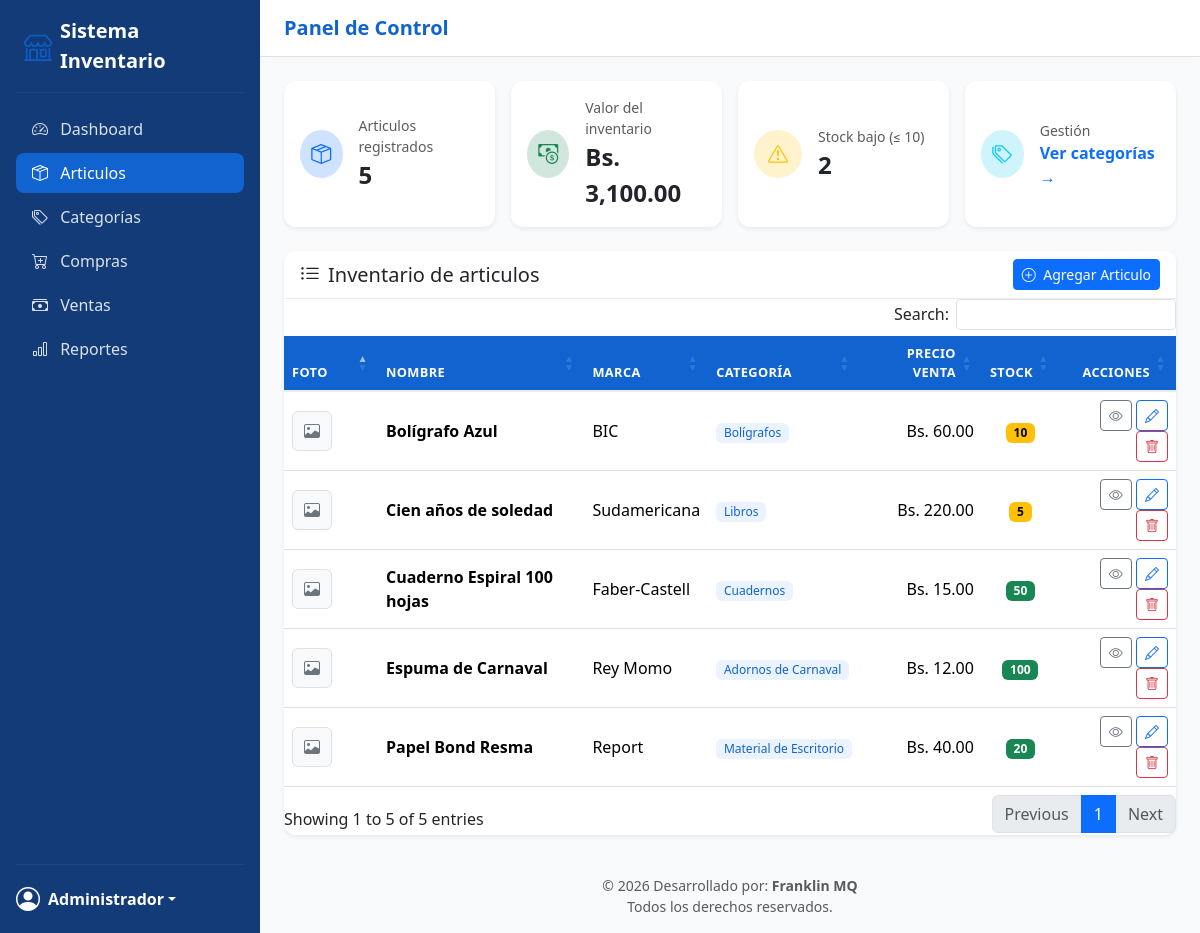
/index.php?action=articulos (signed in), run on the app's committed database.
### tables this page shows
CREATE TABLE articulos (
    id INT AUTO_INCREMENT PRIMARY KEY,
    nombre VARCHAR(200) NOT NULL,
    descripcion TEXT NULL,
    categoria_id INT NULL,
    precio_compra DECIMAL(10,2) NOT NULL DEFAULT 0,
    precio_venta DECIMAL(10,2) NOT NULL DEFAULT 0,
    stock INT NOT NULL DEFAULT 0,
    marca_id INT NULL,
    imagen VARCHAR(255) NULL,
    creado_en TIMESTAMP DEFAULT CURRENT_TIMESTAMP,
    FOREIGN KEY (categoria_id) REFERENCES categorias(id) ON DELETE SET NULL,
    FOREIGN KEY (marca_id) REFERENCES marcas(id) ON DELETE SET NULL
);

CREATE TABLE marcas (
    id INT AUTO_INCREMENT PRIMARY KEY,
    nombre VARCHAR(100) NOT NULL UNIQUE
);

CREATE TABLE categorias (
    id INT AUTO_INCREMENT PRIMARY KEY,
    nombre VARCHAR(100) NOT NULL,
    parent_id INT NULL,
    FOREIGN KEY (parent_id) REFERENCES categorias(id) ON DELETE SET NULL
);

### app/core/Controller.php (called while the page is built, shortened)
<?php
class Controller
{
    protected function render(string $view, array $data = []): void
    {
        extract($data);
        $viewPath = __DIR__ . "/../views/{$view}.php";
        require __DIR__ . '/../views/layout/header.php';
        require $viewPath;
        require __DIR__ . '/../views/layout/footer.php';
    }
}

### app/controllers/ArticuloController.php (called while the page is built, shortened)
<?php
require_once __DIR__ . '/../core/Controller.php';
require_once __DIR__ . '/../models/Articulo.php';
class ArticuloController extends Controller
{
    private Articulo $articuloModel;
    private Categoria $categoriaModel;
    private Marca $marcaModel;
    public function __construct()
    {
        $this->articuloModel  = new Articulo();
        $this->categoriaModel = new Categoria();
        $this->marcaModel     = new Marca();
    }
    public function index(): void
    {
        $busqueda  = $_GET['q'] ?? '';
        $articulos = $this->articuloModel->obtenerTodos($busqueda);
        $this->render('articulos/index', [
            'articulos'  => $articulos,
            'busqueda'   => $busqueda,
            'total'      => $this->articuloModel->totalArticulos(),
            'valorInv'   => $this->articuloModel->valorInventario(),
            'stockBajo'  => $this->articuloModel->stockBajo(),
            'categorias' => $this->categoriaModel->obtenerTodas(),
            'marcas'     => $this->marcaModel->obtenerTodas(),
            'errores'    => [],
            'old'        => [],
            'show_modal' => false,
        ]);
    }
}

### app/config/database.php (called while the page is built)
<?php
return [
    'host'    => 'localhost',
    'dbname'  => 'libreria_inventario',
    'user'    => 'root',
    'pass'    => '',
    'charset' => 'utf8mb4',
];

### app/core/Database.php (called while the page is built)
<?php
class Database
{
    private static ?PDO $instance = null;
    public static function getConnection(): PDO
    {
        if (self::$instance === null) {
            $config = require __DIR__ . '/../config/database.php';
            $dsn = "mysql:host={$config['host']};dbname={$config['dbname']};charset={$config['charset']}";
            try {
                self::$instance = new PDO($dsn, $config['user'], $config['pass'], [
                    PDO::ATTR_ERRMODE            => PDO::ERRMODE_EXCEPTION,
                    PDO::ATTR_DEFAULT_FETCH_MODE => PDO::FETCH_ASSOC,
                    PDO::ATTR_EMULATE_PREPARES   => false,
                ]);
            } catch (PDOException $e) {
                die('Error de conexión a la base de datos: ' . $e->getMessage());
            }
        }
        return self::$instance;
    }
}

### app/models/Articulo.php (called while the page is built, shortened)
<?php
require_once __DIR__ . '/../core/Database.php';
class Articulo
{
    private PDO $db;
    public function __construct()
    {
        $this->db = Database::getConnection();
    }
    public function obtenerTodos(string $busqueda = ''): array
    {
        $sql = "SELECT p.*, c.nombre AS categoria_nombre, m.nombre AS marca_nombre
                FROM articulos p
                LEFT JOIN categorias c ON c.id = p.categoria_id
                LEFT JOIN marcas m ON m.id = p.marca_id";
        $params = [];
        $sql .= " ORDER BY p.nombre ASC";
        $stmt = $this->db->prepare($sql);
        $stmt->execute($params);
        return $stmt->fetchAll();
    }
}

### app/views/articulos/index.php (the view, shortened to what this page needs)
<div class="row g-3 mb-4">
    <div class="col-sm-6 col-lg-3">
        <div class="card stat-card shadow-sm h-100">
            <div class="card-body d-flex align-items-center gap-3">
                <div class="stat-icon bg-primary-subtle text-primary"><i class="bi bi-box-seam"></i></div>
                <div>
                    <div class="text-muted small">Articulos registrados</div>
                    <div class="fs-4 fw-bold"><?= (int) $total ?></div>
                </div>
            </div>
        </div>
    </div>
    <div class="col-sm-6 col-lg-3">
        <div class="card stat-card shadow-sm h-100">
            <div class="card-body d-flex align-items-center gap-3">
                <div class="stat-icon bg-success-subtle text-success"><i class="bi bi-cash-coin"></i></div>
                <div>
                    <div class="text-muted small">Valor del inventario</div>
                    <div class="fs-4 fw-bold">Bs. <?= number_format((float) $valorInv, 2) ?></div>
                </div>
            </div>
        </div>
    </div>
    <div class="col-sm-6 col-lg-3">
        <div class="card stat-card shadow-sm h-100">
            <div class="card-body d-flex align-items-center gap-3">
                <div class="stat-icon bg-warning-subtle text-warning"><i class="bi bi-exclamation-triangle"></i></div>
                <div>
                    <div class="text-muted small">Stock bajo (&le; 10)</div>
                    <div class="fs-4 fw-bold"><?= count($stockBajo) ?></div>
                </div>
            </div>
        </div>
    </div>
    <div class="col-sm-6 col-lg-3">
        <div class="card stat-card shadow-sm h-100">
            <div class="card-body d-flex align-items-center gap-3">
                <div class="stat-icon bg-info-subtle text-info"><i class="bi bi-tags"></i></div>
                <div>
                    <div class="text-muted small">Gestión</div>
                    <a href="index.php?action=categorias" class="fw-semibold text-decoration-none">Ver categorías &rarr;</a>
                </div>
            </div>
        </div>
    </div>
</div>
<div class="card shadow-sm">
    <div class="card-header bg-white d-flex flex-wrap justify-content-between align-items-center gap-2">
        <h5 class="mb-0"><i class="bi bi-list-ul me-2"></i>Inventario de articulos</h5>
        <div class="d-flex gap-2">
            <button type="button" class="btn btn-primary btn-sm text-nowrap" data-bs-toggle="modal" data-bs-target="#modalNuevoArticulo">
                <i class="bi bi-plus-circle me-1"></i> Agregar Articulo
            </button>
        </div>
    </div>
    <div class="table-responsive">
        <table class="table table-hover align-middle mb-0 table-datatable">
            <thead class="table-light">
                <tr>
                    <th style="width: 60px;">Foto</th>
                    <th>Nombre</th>
                    <th>Marca</th>
                    <th>Categoría</th>
                    <th class="text-end">Precio Venta</th>
                    <th class="text-center">Stock</th>
                    <th class="text-end">Acciones</th>
                </tr>
            </thead>
            <tbody>
                <?php foreach ($articulos as $articulo): ?>
                        <tr>
                            <td>
                                <?php if (!empty($articulo['imagen'])): ?>
                                    <img src="uploads/<?= htmlspecialchars($articulo['imagen']) ?>" alt="Foto" style="width: 40px; height: 40px; object-fit: contain; cursor: pointer;" class="rounded border bg-white p-1" data-bs-toggle="modal" data-bs-target="#modalPreview" data-img-src="uploads/<?= htmlspecialchars($articulo['imagen']) ?>" data-img-title="<?= htmlspecialchars($articulo['nombre']) ?>" title="Clic para ver previa">
                                <?php else: ?>
                                    <div class="bg-light border rounded d-flex align-items-center justify-content-center text-secondary" style="width: 40px; height: 40px;">
                                        <i class="bi bi-image"></i>
                                    </div>
                                <?php endif; ?>
                            </td>
                            <td class="fw-semibold"><?= htmlspecialchars($articulo['nombre']) ?></td>
                            <td><?= htmlspecialchars($articulo['marca_nombre'] ?? '') ?></td>
                            <td>
                                <?php if ($articulo['categoria_nombre']): ?>
                                    <span class="badge badge-cat"><?= htmlspecialchars($articulo['categoria_nombre']) ?></span>
                                <?php else: ?>
                                    <span class="text-muted">—</span>
                                <?php endif; ?>
                            </td>
                            <td class="text-end">Bs. <?= number_format((float) $articulo['precio_venta'], 2) ?></td>
                            <td class="text-center">
                                <span class="badge <?= $articulo['stock'] <= 10 ? 'text-bg-warning' : 'text-bg-success' ?>">
                                    <?= (int) $articulo['stock'] ?>
                                </span>
                            </td>
                            <td class="text-end">
                                <a href="index.php?action=articulo-ver&id=<?= $articulo['id'] ?>"
                                   class="btn btn-sm btn-outline-secondary" title="Ver">
                                    <i class="bi bi-eye"></i>
                                </a>
                                <a href="index.php?action=articulo-editar&id=<?= $articulo['id'] ?>"
                                   class="btn btn-sm btn-outline-primary" title="Editar">
                                    <i class="bi bi-pencil"></i>
                                </a>
                                <form action="index.php?action=articulo-eliminar&id=<?= $articulo['id'] ?>" method="post"
                                      class="d-inline" onsubmit="return confirm('¿Eliminar este articulo del inventario?');">
                                    <button type="submit" class="btn btn-sm btn-outline-danger" title="Eliminar">
                                        <i class="bi bi-trash"></i>
                                    </button>
                                </form>
                            </td>
                        </tr>
                    <?php endforeach; ?>
            </tbody>
        </table>
    </div>
</div>

### public/index.php (shortened to what this page needs)
<?php
require_once __DIR__ . '/../app/controllers/ArticuloController.php';
$action = $_GET['action'] ?? 'login';
try {
    switch ($action) {
        case 'articulos':
            (new ArticuloController())->index();
            break;
    }
} catch (Throwable $e) {
    http_response_code(500);
    echo 'Ocurrió un error: ' . htmlspecialchars($e->getMessage());
}

### app/views/layout/header.php (shortened to what this page needs)
<!DOCTYPE html>
<html lang="es">
<head>
    <link href="https://cdn.jsdelivr.net/npm/bootstrap@5.3.3/dist/css/bootstrap.min.css" rel="stylesheet">
    <link rel="stylesheet" href="https://cdn.jsdelivr.net/npm/bootstrap-icons@1.11.3/font/bootstrap-icons.css">
    <link rel="stylesheet" href="https://cdn.datatables.net/1.13.6/css/dataTables.bootstrap5.min.css">
    <link rel="stylesheet" href="assets/css/style.css">
</head>
<div class="d-flex flex-row min-vh-100">
    <aside class="app-sidebar d-flex flex-column flex-shrink-0 p-3 text-white">
        <a href="index.php?action=articulos" class="d-flex align-items-center mb-3 mb-md-0 me-md-auto text-white text-decoration-none px-2 gap-2">
            <i class="bi bi-shop fs-3" style="color: var(--brand-accent);"></i>
            <span class="fs-5 fw-bold">Sistema <strong>Inventario</strong></span>
        </a>
        <hr style="border-color: rgba(255,255,255,0.2);">
        <ul class="nav nav-pills flex-column mb-auto gap-1">
            <li class="nav-item">
                <a href="index.php?action=dashboard" class="nav-link <?= ($_GET['action'] ?? '') === 'dashboard' ? 'active' : '' ?>" aria-current="page">
                    <i class="bi bi-speedometer2 me-2"></i> Dashboard
                </a>
            </li>
            <li class="nav-item">
                <a href="index.php?action=articulos" class="nav-link <?= ($_GET['action'] ?? '') === 'articulos' ? 'active' : '' ?>" aria-current="page">
                    <i class="bi bi-box-seam me-2"></i> Articulos
                </a>
            </li>
            <li>
                <a href="index.php?action=categorias" class="nav-link <?= ($_GET['action'] ?? '') === 'categorias' ? 'active' : '' ?>">
                    <i class="bi bi-tags me-2"></i> Categorías
                </a>
            </li>
            <li>
                <a href="index.php?action=compras" class="nav-link <?= strpos($_GET['action'] ?? '', 'compra') === 0 ? 'active' : '' ?>">
                    <i class="bi bi-cart-plus me-2"></i> Compras
                </a>
            </li>
            <li>
                <a href="index.php?action=ventas" class="nav-link <?= strpos($_GET['action'] ?? '', 'venta') === 0 ? 'active' : '' ?>">
                    <i class="bi bi-cash-stack me-2"></i> Ventas
                </a>
            </li>
            <li>
                <a href="#" class="nav-link">
                    <i class="bi bi-bar-chart me-2"></i> Reportes
                </a>
            </li>
        </ul>
        <hr style="border-color: rgba(255,255,255,0.2);">
        <div class="dropdown">
            <a href="#" class="d-flex align-items-center text-white text-decoration-none dropdown-toggle" id="dropdownUser" data-bs-toggle="dropdown" aria-expanded="false">
                <i class="bi bi-person-circle fs-4 me-2"></i>
                <strong><?= htmlspecialchars($_SESSION['user_name'] ?? 'Usuario') ?></strong>
            </a>
        </div>
    </aside>
    <div class="d-flex flex-column flex-grow-1" style="min-width: 0; background-color: var(--bg-soft);">
        <header class="app-topbar py-3 px-4 d-flex justify-content-between align-items-center border-bottom bg-white sticky-top">
            <h5 class="mb-0 text-dark fw-bold" style="color: var(--brand-primary) !important;">
                <?= ($_GET['action'] ?? '') === 'dashboard' ? 'Dashboard' : 'Panel de Control' ?>
            </h5>
        </header>
        <main class="container-fluid px-4 py-4 flex-grow-1">

### app/views/layout/footer.php (shortened to what this page needs)
<?php if (!isset($isAuthPage) || !$isAuthPage): ?>
        </main>
        <footer class="text-center text-muted py-3 small mt-auto">
            &copy; <?= date('Y') ?> Desarrollado por: <b>Franklin MQ</b>
            <br>Todos los derechos reservados.
        </footer>
    </div>
</div>
<?php endif; ?>
</body>
</html>

### public/assets/css/style.css (style rules this page uses)
:root { --brand-dark: #123B78; --brand-primary: #1164CF; --brand-hover: #1C4689; --brand-accent: #0F5CC7; --bg-soft: #F8FAFC; --text-gray: #667085; }
.app-sidebar { background-color: var(--brand-dark); width: 260px; transition: all 0.3s; }
.app-sidebar .nav-link { color: rgba(255, 255, 255, 0.85); font-weight: 500; border-radius: 0.5rem; }
.app-sidebar .nav-link.active, .app-sidebar .nav-link:hover { color: #fff; background-color: rgba(255,255,255,0.1); }
.app-sidebar .nav-link.active { background-color: var(--brand-primary); }
.app-topbar { background-color: #fff; box-shadow: 0 2px 10px rgba(0,0,0,0.02); }
.stat-card { border: none; border-radius: 0.75rem; }
.stat-icon { width: 48px; height: 48px; border-radius: 50%; display: flex; align-items: center; justify-content: center; font-size: 1.25rem; }
.card { border: none; border-radius: 0.75rem; }
.card-header { border-bottom: 1px solid #EAECF0; border-radius: 0.75rem 0.75rem 0 0 !important; }
.badge-cat { background-color: #EAF3FF; color: var(--brand-primary); font-weight: 500; }
.table thead th { font-size: 0.8rem; text-transform: uppercase; letter-spacing: 0.03em; background-color: var(--brand-primary) !important; color: #FFFFFF !important; border-bottom: 2px solid #EAECF0; }
.card-header { border-bottom: 1px solid #EAECF0; border-radius: 0.75rem 0.75rem 0 0 !important; background-color: #FFFFFF; }
footer { color: var(--text-gray); }

### data on the page
articulos: nombre "Bolígrafo Azul", marca.nombre "BIC", categoria.nombre "Bolígrafos", precio_venta "60.00", stock "10"
articulos: nombre "Cien años de soledad", marca.nombre "Sudamericana", categoria.nombre "Libros", precio_venta "220.00", stock "5"
articulos: nombre "Cuaderno Espiral 100 hojas", marca.nombre "Faber-Castell", categoria.nombre "Cuadernos", precio_venta "15.00", stock "50"
articulos: nombre "Espuma de Carnaval", marca.nombre "Rey Momo", categoria.nombre "Adornos de Carnaval", precio_venta "12.00", stock "100"
articulos: nombre "Papel Bond Resma", marca.nombre "Report", categoria.nombre "Material de Escritorio", precio_venta "40.00", stock "20"

### other printed values
$_SESSION['user_name'] "Administrador"
$total "5"
$valorInv "3,100.00"
count($stockBajo) "2"
